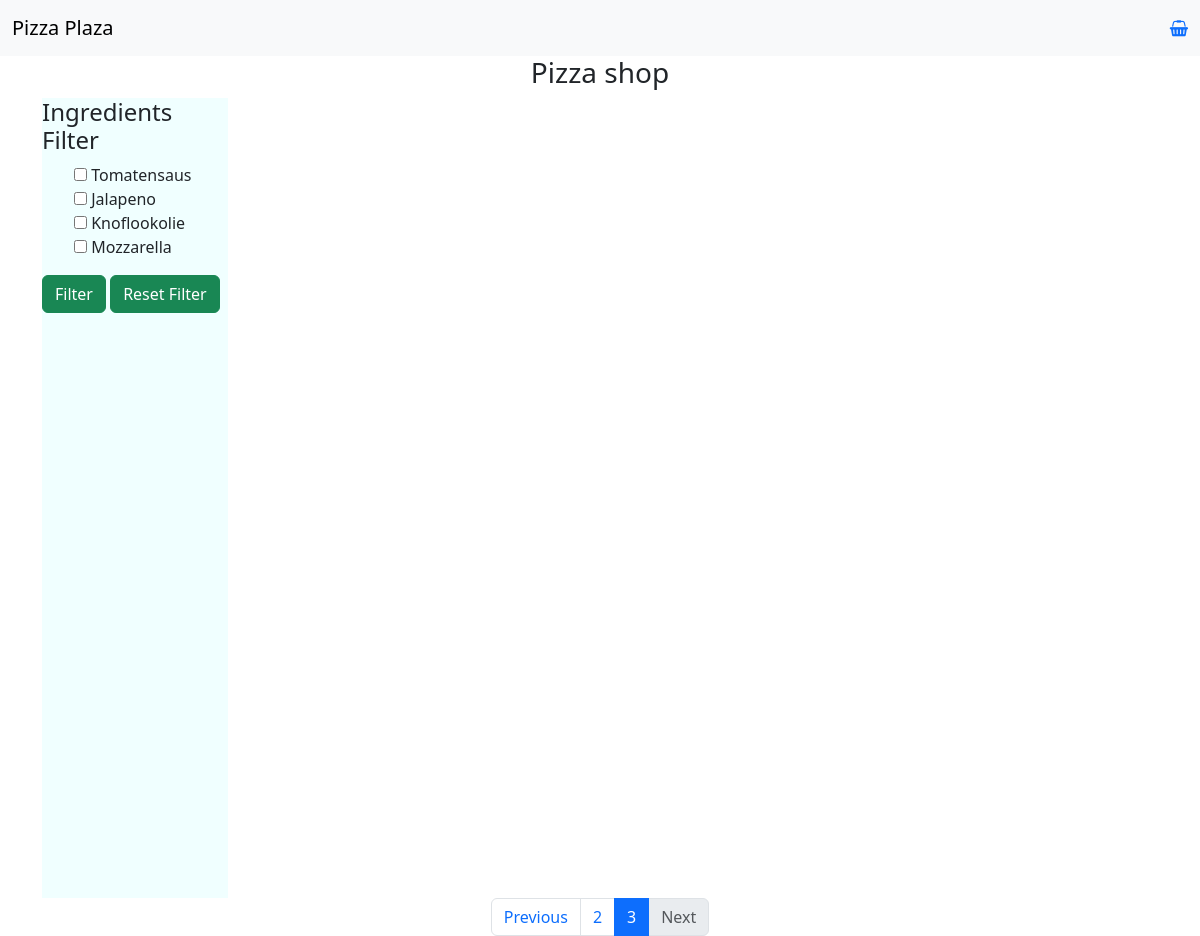
The app's page /pizzacontroller/pizzaOverview/3 with its own data.
### tables this page shows
CREATE TABLE `ingredients` (
  `ingredientId` varchar(4) NOT NULL,
  `ingredientName` varchar(255) NOT NULL,
  `ingredientIsActive` tinyint(1) NOT NULL DEFAULT 1,
  `ingredientCreateDate` varchar(10) NOT NULL,
  `ingredientDescription` text NOT NULL
);

### app/libraries/Core.php (called while the page is built, shortened)
<?php
class Core
{
    protected $currentMethod = 'index';
    public function __construct()
    {
        $url = $this->getUrl();
        $this->currentController = new $this->currentController();
        if (isset($url[1])) {
            if (method_exists($this->currentController, $url[1])) {
                $this->currentMethod = $url[1];
            }
        }
        $this->params = $url ? [$url[2]]: [];
        call_user_func_array([$this->currentController, $this->currentMethod], $this->params);
    }
    public function getUrl() {
        $incoming = $_SERVER['REQUEST_URI'];
        $incoming = str_replace("/pizzaplaza/", "", $incoming);
        if (isset($incoming) || !empty($incoming)) {
            $incoming = trim($incoming, "/");
            $url = filter_var($incoming, FILTER_SANITIZE_URL);
            $url = explode('/', $url);
            $urlController = $url[0];
            $urlAction = "";
            if (array_key_exists(1, $url)) {
                $urlAction = explode('?', $url[1])[0];
            }
            $urlSlug = "";
            if (array_key_exists(2, $url)) {
                $urlSlug = $url[2];
            }
            $output = [$urlController, $urlAction, $urlSlug];
            return $output;
        } else {
            return array('LandingpageController', 'index');
        }
    }
}

### app/require.php (called while the page is built, shortened)
<?php
  require_once 'libraries/Core.php';
  require_once 'libraries/Controller.php';
  require_once 'libraries/Database.php';
  $init = new Core();

### public/index.php (called while the page is built)
<?php
  require_once '../app/require.php';
?>

### app/libraries/Database.php (called while the page is built, shortened)
<?php
  class Database {
    private $dbHost = DB_HOST;
    private $dbUser = DB_USER;
    private $dbPass = DB_PASS;
    private $dbName = DB_NAME;
    private $statement;
    private $dbHandler;
    public function __construct()
    {
      $conn = 'mysql:host=' . $this->dbHost . ";dbname=" . $this->dbName;
      $options = array(
        PDO::ATTR_PERSISTENT => true,
        PDO::ATTR_ERRMODE => PDO::ERRMODE_EXCEPTION,
        PDO::ATTR_EMULATE_PREPARES => false
      );
      try
      {
        $this->dbHandler = new PDO($conn, $this->dbUser, $this->dbPass, $options);
      }
      catch(PDOException $e) {
        $this->error = $e->getMessage();
        echo $this->error;
      }
    }
    public function query($sql) {
      $this->statement = $this->dbHandler->prepare($sql);
    }
    public function bind($parameter, $value, $type=null) {
      switch (is_null($type)) {
        case is_int($value):
          $type = PDO::PARAM_INT;
          break;
      }
      $this->statement->bindValue($parameter, $value, $type);
    }
    public function execute() {
      return $this->statement->execute();
    }
    public function resultSet() {
      $this->execute();
      return $this->statement->fetchAll(PDO::FETCH_OBJ);
    }
  }
?>

### app/models/PizzaModel.php (called while the page is built, shortened)
<?php
class PizzaModel
{
    private $db;
    public function __construct()
    {
        $this->db = new Database();
    }
    public function getAllPizzas()
    {
        $this->db->query("SELECT pizzaId,
                                 pizzaName,
                                 pizzaPrice,
                                 pizzaPath
                                 FROM pizza
                                 WHERE pizzaIsActive = 1");
        return $this->db->resultSet();
    }
    public function getAllPizzasByPagination($offset, $limit)
    {
        $this->db->query("SELECT pizzaId,
                                 pizzaName,
                                 pizzaPrice,
                                 pizzaPath
                                 FROM pizza
                                 WHERE pizzaIsActive = 1
                                 LIMIT :offset, :limit");
        $this->db->bind(':offset', $offset);
        $this->db->bind(':limit', $limit);
        return $this->db->resultSet();
    }
    public function getIngredienten()
    {
        $this->db->query("SELECT ingredientId,
                                 ingredientName
                                 FROM ingredients
                                 WHERE ingredientIsActive = 1");
        return $this->db->resultSet();
    }
}

### app/views/pizza/pizzaOverview.php (the view, shortened to what this page needs)
<!DOCTYPE html>
<html lang="en">
<head>
    <link rel="stylesheet" href="<?= URLROOT; ?>public/css/style.css">
    <link rel="stylesheet" href="https://cdnjs.cloudflare.com/ajax/libs/font-awesome/4.7.0/css/font-awesome.min.css">
    <link href="https://cdn.jsdelivr.net/npm/bootstrap@5.3.2/dist/css/bootstrap.min.css" rel="stylesheet">
</head>
<body>
    <nav class="navbar navbar-expand-lg bg-body-tertiary">
        <div class="container-fluid">
            <a class="navbar-brand" href="#">Pizza Plaza</a>
            <a id="basketIcon" href="#" class="basket-icon">
                <i class="fa fa-shopping-basket"></i>
            </a>
        </div>
    </nav>
    <h3 class="text-center"><?= $data['title'] ?></h3>
    <div class="container" style="display: flex; height: 100%;">
        <div style="background-color: azure;" class="col-2">
            <h4>Ingredients Filter</h4>
            <form action="<?= URLROOT ?>pizzacontroller/pizzaOverview" method="post">
                <ul>
                    <?php foreach ($data['ingrediënten'] as $ingrediënt) : ?>
                        <li>
                            <label>
                                <input type="checkbox" name="selected_ingredients[]" value="<?php echo $ingrediënt->ingredientName; ?>">
                                <?php echo $ingrediënt->ingredientName; ?>
                            </label>
                        </li>
                    <?php endforeach; ?>
                </ul>
                <button class="btn btn-success " type="submit">Filter</button>
                <a href="<?= URLROOT ?>pizzacontroller/pizzaOverview/1" class="btn btn-success ">Reset Filter</a>
            </form>
        </div>
        <div style="flex-grow: 1;" class="col-8">
        </div>
    </div>
    <?php if (!empty($data['pageNumber'])) : ?>
        <nav aria-label="Page navigation example">
            <ul class="pagination justify-content-center">
                <li class="page-item <?= ($data['previousPage'] <= 0) ? 'disabled' : ''; ?>">
                    <a class="page-link" href="<?= URLROOT ?>pizzacontroller/pizzaOverview/<?= $data['previousPage'] ?>">Previous</a>
                </li>
                <li class="page-item <?= ($data['pageNumber'] == 1) ? 'active' : ''; ?>"><a class="page-link" href="<?= $data['firstPage'] ?>">
                        <?= $data['firstPage'] ?>
                    </a></li>
                <?php if ($data['totalPages'] >= 2) : ?>
                    <li class="page-item <?= ($data['pageNumber'] != 1 && $data['totalPages'] != $data['pageNumber'] || ($data['totalPages'] == 2 && $data['pageNumber'] == 2)) ? 'active' : ''; ?>"><a class="page-link" href="<?= $data['secondPage'] ?>">
                            <?= $data['secondPage'] ?>
                        </a></li>
                <?php endif; ?>
                <li class="page-item <?= ($data['nextPage'] > $data['totalPages']) ? 'disabled' : ''; ?>">
                    <a class="page-link" href="<?= URLROOT ?>pizzacontroller/pizzaOverview/<?= $data['nextPage'] ?>">Next</a>
                </li>
            </ul>
        </nav>
    <?php endif; ?>
</body>
</html>

### public/css/style.css (style rules this page uses)
li { list-style: none; }

### app/views/pizza/pizzaOverview.php (style rules this page uses)
html, body { height: 100%; }

### records on screen
ingredients: ingredientName "Tomatensaus"
ingredients: ingredientName "Jalapeno"
ingredients: ingredientName "Knoflookolie"
ingredients: ingredientName "Mozzarella"

### other values on screen
$data['title'] "Pizza shop"
$data['firstPage'] "2"
$data['secondPage'] "3"
